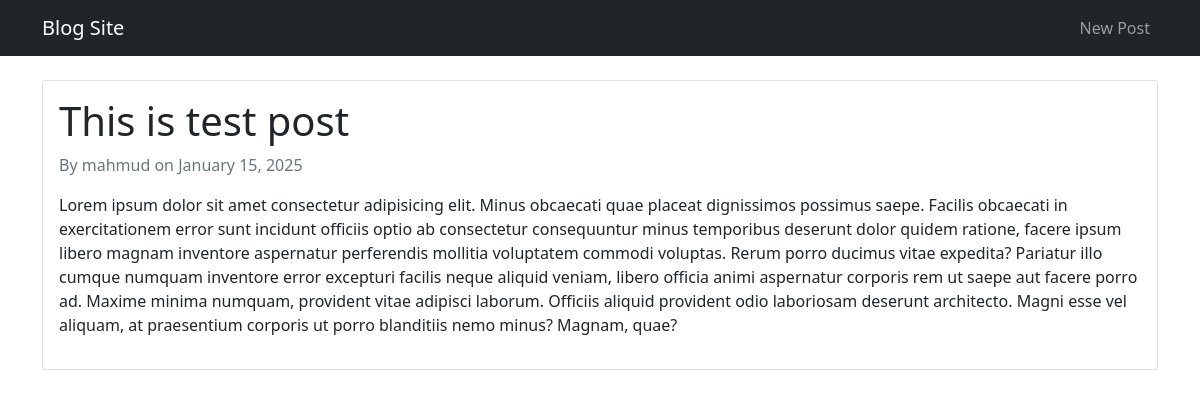
The app's page /post/1/ with its own data.
### blog/models.py (models this page shows, shortened)
class Post(models.Model):
    title = models.CharField(max_length=200)
    content = models.TextField()
    date_posted = models.DateTimeField(default=timezone.now)
    author = models.ForeignKey(User, on_delete=models.CASCADE)

### blog/views.py (the view)
# urls.py: path('post/<int:pk>/', views.post_detail, name='post_detail'),
def post_detail(request, pk):
    post = get_object_or_404(Post, pk=pk)
    return render(request, 'blog/post_detail.html', {'post': post})

### blog/templates/blog/post_detail.html
{% extends 'blog/base.html' %}
{% block content %}
    <article class="card">
        <div class="card-body">
            <h1>{{ post.title }}</h1>
            <p class="text-muted">By {{ post.author }} on {{ post.date_posted|date:"F d, Y" }}</p>
            <p>{{ post.content }}</p>
        </div>
    </article>
{% endblock %}

### blog/templates/blog/base.html (shortened to what this page needs)
<!DOCTYPE html>
<html>
<head>
    <link href="https://cdn.jsdelivr.net/npm/bootstrap@5.1.3/dist/css/bootstrap.min.css" rel="stylesheet">
</head>
<body>
    <nav class="navbar navbar-expand-lg navbar-dark bg-dark">
        <div class="container">
            <a class="navbar-brand" href="{% url 'post_list' %}">Blog Site</a>
            <div class="navbar-nav">
                <a class="nav-item nav-link" href="{% url 'post_create' %}">New Post</a>
            </div>
        </div>
    </nav>
    <main class="container mt-4">
        {% block content %}
        {% endblock %}
    </main>
</body>
</html>

### records on screen
Post: title "This is test post", author "mahmud", date_posted "January 15, 2025", content "Lorem ipsum dolor sit amet consectetur adipisicing elit. Minus obcaecati quae placeat dignissimos possimus saepe. Facilis obcaecati in exercitationem error sunt incidunt officiis optio ab consectetur consequuntur minus temporibus deserunt dolor quidem ratione, facere ipsum libero magnam inventore aspernatur perferendis mollitia voluptatem commodi voluptas. Rerum porro ducimus vitae expedita? Pariatur illo cumque numquam inventore error excepturi facilis neque aliquid veniam, libero officia animi aspernatur corporis rem ut saepe aut facere porro ad. Maxime minima numquam, provident vitae adipisci laborum. Officiis aliquid provident odio laboriosam deserunt architecto. Magni esse vel aliquam,…"
